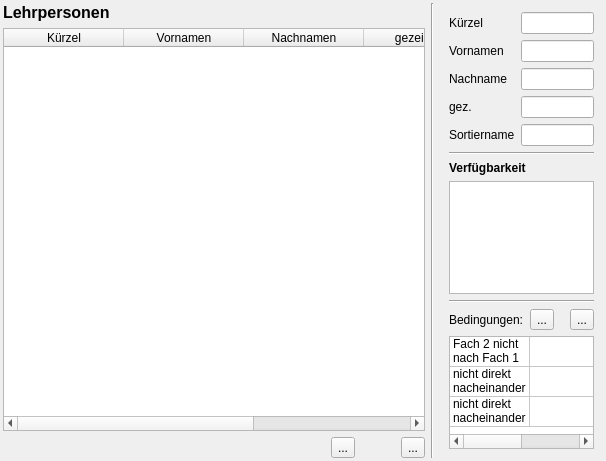
<?xml version="1.0" encoding="UTF-8"?>
<ui version="4.0">
 <class>CourseEditor</class>
 <widget class="QWidget" name="CourseEditor">
  <property name="geometry">
   <rect>
    <x>0</x>
    <y>0</y>
    <width>606</width>
    <height>461</height>
   </rect>
  </property>
  <property name="sizePolicy">
   <sizepolicy hsizetype="Preferred" vsizetype="MinimumExpanding">
    <horstretch>0</horstretch>
    <verstretch>0</verstretch>
   </sizepolicy>
  </property>
  <property name="mouseTracking">
   <bool>false</bool>
  </property>
  <property name="windowTitle">
   <string>Daten der Lehrpersonen</string>
  </property>
  <layout class="QHBoxLayout" name="horizontalLayout" stretch="5,0,1">
   <property name="leftMargin">
    <number>3</number>
   </property>
   <property name="topMargin">
    <number>3</number>
   </property>
   <property name="rightMargin">
    <number>3</number>
   </property>
   <property name="bottomMargin">
    <number>3</number>
   </property>
   <item>
    <layout class="QVBoxLayout" name="verticalLayout_3">
     <item>
      <widget class="QLabel" name="label">
       <property name="font">
        <font>
         <pointsize>12</pointsize>
         <bold>true</bold>
        </font>
       </property>
       <property name="text">
        <string>Lehrpersonen</string>
       </property>
      </widget>
     </item>
     <item>
      <widget class="QTableWidget" name="teacher_table">
       <property name="editTriggers">
        <set>QAbstractItemView::NoEditTriggers</set>
       </property>
       <property name="alternatingRowColors">
        <bool>true</bool>
       </property>
       <property name="selectionMode">
        <enum>QAbstractItemView::SingleSelection</enum>
       </property>
       <property name="selectionBehavior">
        <enum>QAbstractItemView::SelectRows</enum>
       </property>
       <attribute name="horizontalHeaderDefaultSectionSize">
        <number>120</number>
       </attribute>
       <attribute name="horizontalHeaderStretchLastSection">
        <bool>true</bool>
       </attribute>
       <column>
        <property name="text">
         <string>Kürzel</string>
        </property>
       </column>
       <column>
        <property name="text">
         <string>Vornamen</string>
        </property>
       </column>
       <column>
        <property name="text">
         <string>Nachnamen</string>
        </property>
       </column>
       <column>
        <property name="text">
         <string>gezeichnet</string>
        </property>
       </column>
       <column>
        <property name="text">
         <string>Sortiername</string>
        </property>
       </column>
      </widget>
     </item>
     <item>
      <layout class="QHBoxLayout" name="horizontalLayout_2">
       <item>
        <spacer name="horizontalSpacer_3">
         <property name="orientation">
          <enum>Qt::Horizontal</enum>
         </property>
         <property name="sizeHint" stdset="0">
          <size>
           <width>40</width>
           <height>20</height>
          </size>
         </property>
        </spacer>
       </item>
       <item>
        <widget class="QToolButton" name="pb_remove">
         <property name="toolTip">
          <string>&lt;html&gt;&lt;head/&gt;&lt;body&gt;&lt;p&gt;aktuelle Lehrperson aus der Datenbank entfernen&lt;/p&gt;&lt;/body&gt;&lt;/html&gt;</string>
         </property>
         <property name="text">
          <string>...</string>
         </property>
         <property name="icon">
          <iconset>
           <normaloff>../icons/icon_remove.svg</normaloff>../icons/icon_remove.svg</iconset>
         </property>
         <property name="iconSize">
          <size>
           <width>30</width>
           <height>30</height>
          </size>
         </property>
        </widget>
       </item>
       <item>
        <spacer name="horizontalSpacer">
         <property name="orientation">
          <enum>Qt::Horizontal</enum>
         </property>
         <property name="sizeType">
          <enum>QSizePolicy::Fixed</enum>
         </property>
         <property name="sizeHint" stdset="0">
          <size>
           <width>40</width>
           <height>20</height>
          </size>
         </property>
        </spacer>
       </item>
       <item>
        <widget class="QToolButton" name="pb_new">
         <property name="toolTip">
          <string>&lt;html&gt;&lt;head/&gt;&lt;body&gt;&lt;p&gt;neue Lehrperson&lt;/p&gt;&lt;/body&gt;&lt;/html&gt;</string>
         </property>
         <property name="text">
          <string>...</string>
         </property>
         <property name="icon">
          <iconset>
           <normaloff>../icons/icon_new.svg</normaloff>../icons/icon_new.svg</iconset>
         </property>
         <property name="iconSize">
          <size>
           <width>30</width>
           <height>30</height>
          </size>
         </property>
        </widget>
       </item>
      </layout>
     </item>
    </layout>
   </item>
   <item>
    <widget class="Line" name="line_3">
     <property name="orientation">
      <enum>Qt::Vertical</enum>
     </property>
    </widget>
   </item>
   <item>
    <widget class="QWidget" name="frame_r" native="true">
     <property name="enabled">
      <bool>true</bool>
     </property>
     <property name="maximumSize">
      <size>
       <width>320</width>
       <height>16777215</height>
      </size>
     </property>
     <layout class="QVBoxLayout" name="verticalLayout">
      <item>
       <layout class="QFormLayout" name="formLayout">
        <item row="0" column="0">
         <widget class="QLabel" name="label_7">
          <property name="text">
           <string>Kürzel</string>
          </property>
         </widget>
        </item>
        <item row="0" column="1">
         <widget class="QLineEdit" name="TID">
          <property name="readOnly">
           <bool>true</bool>
          </property>
         </widget>
        </item>
        <item row="1" column="0">
         <widget class="QLabel" name="label_8">
          <property name="text">
           <string>Vornamen</string>
          </property>
         </widget>
        </item>
        <item row="1" column="1">
         <widget class="QLineEdit" name="FIRSTNAMES">
          <property name="readOnly">
           <bool>true</bool>
          </property>
         </widget>
        </item>
        <item row="2" column="0">
         <widget class="QLabel" name="label_9">
          <property name="text">
           <string>Nachname</string>
          </property>
         </widget>
        </item>
        <item row="2" column="1">
         <widget class="QLineEdit" name="LASTNAME">
          <property name="text">
           <string/>
          </property>
          <property name="readOnly">
           <bool>true</bool>
          </property>
         </widget>
        </item>
        <item row="3" column="0">
         <widget class="QLabel" name="label_11">
          <property name="toolTip">
           <string notr="true">&lt;html&gt;&lt;head/&gt;&lt;body&gt;&lt;p&gt;Insbesondere für Epochenunterricht geeignet.&lt;/p&gt;&lt;p&gt;Jeder Block hat einen eigenen Kennzeichen.&lt;/p&gt;&lt;p&gt;Die Unterrichtsstunden können von mehreren Lehrern – parallel oder über das Jahr verteilt – gegeben.&lt;/p&gt;&lt;p&gt;Auch verschiedene Schülergruppen können betroffen sein.&lt;/p&gt;&lt;p&gt;&lt;br/&gt;&lt;/p&gt;&lt;/body&gt;&lt;/html&gt;</string>
          </property>
          <property name="text">
           <string>gez.</string>
          </property>
         </widget>
        </item>
        <item row="3" column="1">
         <widget class="QLineEdit" name="SIGNED">
          <property name="text">
           <string/>
          </property>
          <property name="readOnly">
           <bool>true</bool>
          </property>
         </widget>
        </item>
        <item row="4" column="0">
         <widget class="QLabel" name="label_10">
          <property name="text">
           <string>Sortiername</string>
          </property>
         </widget>
        </item>
        <item row="4" column="1">
         <widget class="QLineEdit" name="SORTNAME">
          <property name="text">
           <string/>
          </property>
          <property name="readOnly">
           <bool>true</bool>
          </property>
         </widget>
        </item>
       </layout>
      </item>
      <item>
       <widget class="Line" name="line">
        <property name="orientation">
         <enum>Qt::Horizontal</enum>
        </property>
       </widget>
      </item>
      <item>
       <widget class="QLabel" name="label_6">
        <property name="font">
         <font>
          <bold>true</bold>
         </font>
        </property>
        <property name="text">
         <string>Verfügbarkeit</string>
        </property>
       </widget>
      </item>
      <item>
       <widget class="EdiTableWidget" name="AVAILABLE">
        <property name="toolTip">
         <string>&lt;html&gt;&lt;head/&gt;&lt;body&gt;&lt;p&gt;Die „Verfügbarkeit“ der Person kann für jede Stunde angegeben werden. Mögliche Werte sind „-“ (steht definitiv nicht zur Verfügung) über 1, 2, 3, ... 9 bis „+“ (steht ohne Einschränkung zur Verfügung).&lt;/p&gt;&lt;/body&gt;&lt;/html&gt;</string>
        </property>
       </widget>
      </item>
      <item>
       <widget class="Line" name="line_2">
        <property name="orientation">
         <enum>Qt::Horizontal</enum>
        </property>
       </widget>
      </item>
      <item>
       <layout class="QHBoxLayout" name="horizontalLayout_3">
        <item>
         <widget class="QLabel" name="label_3">
          <property name="toolTip">
           <string>Bedingungen für die Stundenplanung</string>
          </property>
          <property name="text">
           <string>Bedingungen:</string>
          </property>
         </widget>
        </item>
        <item>
         <spacer name="horizontalSpacer_2">
          <property name="orientation">
           <enum>Qt::Horizontal</enum>
          </property>
          <property name="sizeHint" stdset="0">
           <size>
            <width>20</width>
            <height>20</height>
           </size>
          </property>
         </spacer>
        </item>
        <item>
         <widget class="QToolButton" name="pb_remove_constraint">
          <property name="toolTip">
           <string>&lt;html&gt;&lt;head/&gt;&lt;body&gt;&lt;p&gt;aktuelle Lehrperson aus der Datenbank entfernen&lt;/p&gt;&lt;/body&gt;&lt;/html&gt;</string>
          </property>
          <property name="text">
           <string>...</string>
          </property>
          <property name="icon">
           <iconset>
            <normaloff>../icons/icon_remove.svg</normaloff>../icons/icon_remove.svg</iconset>
          </property>
          <property name="iconSize">
           <size>
            <width>20</width>
            <height>20</height>
           </size>
          </property>
         </widget>
        </item>
        <item>
         <spacer name="horizontalSpacer_4">
          <property name="orientation">
           <enum>Qt::Horizontal</enum>
          </property>
          <property name="sizeType">
           <enum>QSizePolicy::Fixed</enum>
          </property>
          <property name="sizeHint" stdset="0">
           <size>
            <width>10</width>
            <height>20</height>
           </size>
          </property>
         </spacer>
        </item>
        <item>
         <widget class="QToolButton" name="pb_new_constraint">
          <property name="toolTip">
           <string>&lt;html&gt;&lt;head/&gt;&lt;body&gt;&lt;p&gt;neue Lehrperson&lt;/p&gt;&lt;/body&gt;&lt;/html&gt;</string>
          </property>
          <property name="text">
           <string>...</string>
          </property>
          <property name="icon">
           <iconset>
            <normaloff>../icons/icon_new.svg</normaloff>../icons/icon_new.svg</iconset>
          </property>
          <property name="iconSize">
           <size>
            <width>20</width>
            <height>20</height>
           </size>
          </property>
         </widget>
        </item>
       </layout>
      </item>
      <item>
       <widget class="QTableWidget" name="constraints">
        <property name="editTriggers">
         <set>QAbstractItemView::NoEditTriggers</set>
        </property>
        <property name="selectionMode">
         <enum>QAbstractItemView::SingleSelection</enum>
        </property>
        <property name="selectionBehavior">
         <enum>QAbstractItemView::SelectRows</enum>
        </property>
        <attribute name="horizontalHeaderVisible">
         <bool>false</bool>
        </attribute>
        <attribute name="horizontalHeaderCascadingSectionResizes">
         <bool>false</bool>
        </attribute>
        <attribute name="horizontalHeaderMinimumSectionSize">
         <number>40</number>
        </attribute>
        <attribute name="horizontalHeaderDefaultSectionSize">
         <number>80</number>
        </attribute>
        <attribute name="horizontalHeaderStretchLastSection">
         <bool>true</bool>
        </attribute>
        <attribute name="verticalHeaderVisible">
         <bool>false</bool>
        </attribute>
        <row>
         <property name="text">
          <string>New Row</string>
         </property>
        </row>
        <row>
         <property name="text">
          <string>New Row</string>
         </property>
        </row>
        <row>
         <property name="text">
          <string>New Row</string>
         </property>
        </row>
        <column>
         <property name="text">
          <string>constraint</string>
         </property>
        </column>
        <column>
         <property name="text">
          <string>value</string>
         </property>
        </column>
        <item row="0" column="0">
         <property name="text">
          <string>Fach 2 nicht nach Fach 1</string>
         </property>
        </item>
        <item row="1" column="0">
         <property name="text">
          <string>nicht direkt nacheinander</string>
         </property>
        </item>
        <item row="2" column="0">
         <property name="text">
          <string>nicht direkt nacheinander</string>
         </property>
        </item>
       </widget>
      </item>
     </layout>
    </widget>
   </item>
  </layout>
 </widget>
 <customwidgets>
  <customwidget>
   <class>EdiTableWidget</class>
   <extends>QTableWidget</extends>
   <header>ui.edi_table</header>
  </customwidget>
 </customwidgets>
 <tabstops>
  <tabstop>TID</tabstop>
  <tabstop>FIRSTNAMES</tabstop>
  <tabstop>LASTNAME</tabstop>
  <tabstop>SIGNED</tabstop>
  <tabstop>SORTNAME</tabstop>
 </tabstops>
 <resources/>
 <connections/>
</ui>
